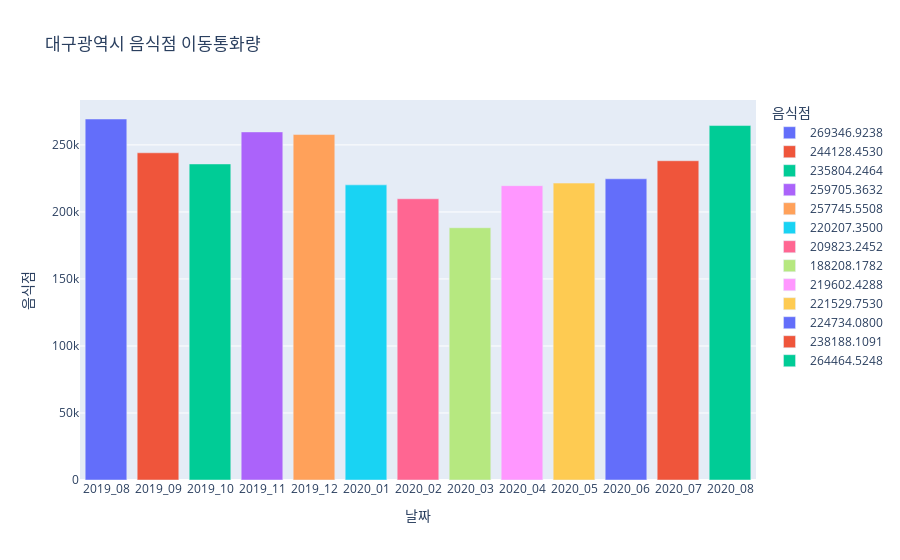

Write notebook code for a chart like this one.
### Code cell
fig=px.bar(skt_restaurant, x='날짜', y='음식점', color='음식점', title='대구광역시 음식점 이동통화량')
fig.show()

### Figure 1 — Plotly figure (JSON) as saved in the notebook; plotly's stock layout.template omitted (floating-point values rounded to 4 significant figures)
{"data": [{"alignmentgroup": "True", "hovertemplate": "음식점=%{y}<br>날짜=%{x}<extra></extra>", "legendgroup": "269346.9238", "marker": {"color": "#636efa"}, "name": "269346.9238", "offsetgroup": "269346.9238", "orientation": "v", "showlegend": true, "textposition": "auto", "type": "bar", "x": ["2019_08"], "xaxis": "x", "y": ["269346.9238"], "yaxis": "y"}, {"alignmentgroup": "True", "hovertemplate": "음식점=%{y}<br>날짜=%{x}<extra></extra>", "legendgroup": "244128.4530", "marker": {"color": "#EF553B"}, "name": "244128.4530", "offsetgroup": "244128.4530", "orientation": "v", "showlegend": true, "textposition": "auto", "type": "bar", "x": ["2019_09"], "xaxis": "x", "y": ["244128.4530"], "yaxis": "y"}, {"alignmentgroup": "True", "hovertemplate": "음식점=%{y}<br>날짜=%{x}<extra></extra>", "legendgroup": "235804.2464", "marker": {"color": "#00cc96"}, "name": "235804.2464", "offsetgroup": "235804.2464", "orientation": "v", "showlegend": true, "textposition": "auto", "type": "bar", "x": ["2019_10"], "xaxis": "x", "y": ["235804.2464"], "yaxis": "y"}, {"alignmentgroup": "True", "hovertemplate": "음식점=%{y}<br>날짜=%{x}<extra></extra>", "legendgroup": "259705.3632", "marker": {"color": "#ab63fa"}, "name": "259705.3632", "offsetgroup": "259705.3632", "orientation": "v", "showlegend": true, "textposition": "auto", "type": "bar", "x": ["2019_11"], "xaxis": "x", "y": ["259705.3632"], "yaxis": "y"}, {"alignmentgroup": "True", "hovertemplate": "음식점=%{y}<br>날짜=%{x}<extra></extra>", "legendgroup": "257745.5508", "marker": {"color": "#FFA15A"}, "name": "257745.5508", "offsetgroup": "257745.5508", "orientation": "v", "showlegend": true, "textposition": "auto", "type": "bar", "x": ["2019_12"], "xaxis": "x", "y": ["257745.5508"], "yaxis": "y"}, {"alignmentgroup": "True", "hovertemplate": "음식점=%{y}<br>날짜=%{x}<extra></extra>", "legendgroup": "220207.3500", "marker": {"color": "#19d3f3"}, "name": "220207.3500", "offsetgroup": "220207.3500", "orientation": "v", "showlegend": true, "textposition": "auto", "type": "bar", "x": ["2020_01"], "xaxis": "x", "y": ["220207.3500"], "yaxis": "y"}, {"alignmentgroup": "True", "hovertemplate": "음식점=%{y}<br>날짜=%{x}<extra></extra>", "legendgroup": "209823.2452", "marker": {"color": "#FF6692"}, "name": "209823.2452", "offsetgroup": "209823.2452", "orientation": "v", "showlegend": true, "textposition": "auto", "type": "bar", "x": ["2020_02"], "xaxis": "x", "y": ["209823.2452"], "yaxis": "y"}, {"alignmentgroup": "True", "hovertemplate": "음식점=%{y}<br>날짜=%{x}<extra></extra>", "legendgroup": "188208.1782", "marker": {"color": "#B6E880"}, "name": "188208.1782", "offsetgroup": "188208.1782", "orientation": "v", "showlegend": true, "textposition": "auto", "type": "bar", "x": ["2020_03"], "xaxis": "x", "y": ["188208.1782"], "yaxis": "y"}, {"alignmentgroup": "True", "hovertemplate": "음식점=%{y}<br>날짜=%{x}<extra></extra>", "legendgroup": "219602.4288", "marker": {"color": "#FF97FF"}, "name": "219602.4288", "offsetgroup": "219602.4288", "orientation": "v", "showlegend": true, "textposition": "auto", "type": "bar", "x": ["2020_04"], "xaxis": "x", "y": ["219602.4288"], "yaxis": "y"}, {"alignmentgroup": "True", "hovertemplate": "음식점=%{y}<br>날짜=%{x}<extra></extra>", "legendgroup": "221529.7530", "marker": {"color": "#FECB52"}, "name": "221529.7530", "offsetgroup": "221529.7530", "orientation": "v", "showlegend": true, "textposition": "auto", "type": "bar", "x": ["2020_05"], "xaxis": "x", "y": ["221529.7530"], "yaxis": "y"}, {"alignmentgroup": "True", "hovertemplate": "음식점=%{y}<br>날짜=%{x}<extra></extra>", "legendgroup": "224734.0800", "marker": {"color": "#636efa"}, "name": "224734.0800", "offsetgroup": "224734.0800", "orientation": "v", "showlegend": true, "textposition": "auto", "type": "bar", "x": ["2020_06"], "xaxis": "x", "y": ["224734.0800"], "yaxis": "y"}, {"alignmentgroup": "True", "hovertemplate": "음식점=%{y}<br>날짜=%{x}<extra></extra>", "legendgroup": "238188.1091", "marker": {"color": "#EF553B"}, "name": "238188.1091", "offsetgroup": "238188.1091", "orientation": "v", "showlegend": true, "textposition": "auto", "type": "bar", "x": ["2020_07"], "xaxis": "x", "y": ["238188.1091"], "yaxis": "y"}, {"alignmentgroup": "True", "hovertemplate": "음식점=%{y}<br>날짜=%{x}<extra></extra>", "legendgroup": "264464.5248", "marker": {"color": "#00cc96"}, "name": "264464.5248", "offsetgroup": "264464.5248", "orientation": "v", "showlegend": true, "textposition": "auto", "type": "bar", "x": ["2020_08"], "xaxis": "x", "y": ["264464.5248"], "yaxis": "y"}], "layout": {"barmode": "relative", "legend": {"title": {"text": "음식점"}, "tracegroupgap": 0}, "title": {"text": "대구광역시 음식점 이동통화량"}, "xaxis": {"anchor": "y", "domain": [0, 1], "title": {"text": "날짜"}}, "yaxis": {"anchor": "x", "categoryarray": ["264464.5248", "238188.1091", "224734.0800", "221529.7530", "219602.4288", "188208.1782", "209823.2452", "220207.3500", "257745.5508", "259705.3632", "235804.2464", "244128.4530", "269346.9238"], "categoryorder": "array", "domain": [0, 1], "title": {"text": "음식점"}}}}
